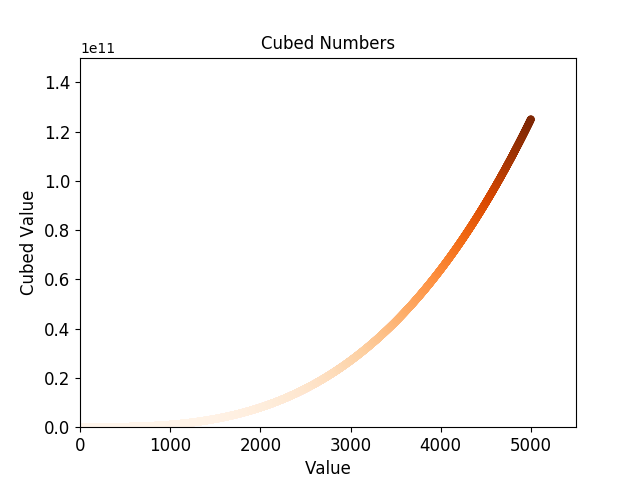

Recreate this plot in Python.
import matplotlib.pyplot as plt


x_values = list(range(1,5001))
y_values = [x**3 for x in x_values]

plt.scatter(x_values,y_values,c=y_values,cmap=plt.cm.Oranges,s=20)
plt.title("Cubed Numbers", fontsize=12)
plt.xlabel("Value", fontsize=12)
plt.ylabel("Cubed Value", fontsize=12)
plt.tick_params(axis='both', which='major', labelsize=12)
plt.axis([0,5500,0,150000000000])

# bbox cmd removes the excess white space around the plot
plt.savefig('exercise_15_1ii.png', bbox='thick')